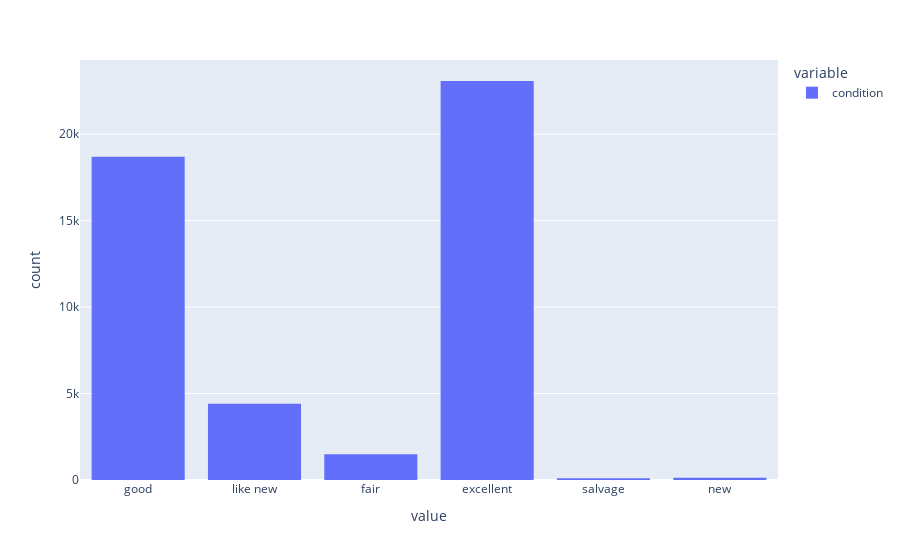

Here is the notebook cell this chart was saved with:
### Code cell
fig = px.histogram(car_data["condition"])
fig.show()

### Figure 1 — Plotly figure (JSON) as saved in the notebook; plotly's stock layout.template omitted (floating-point values rounded to 4 significant figures; data arrays with more than 128 entries replaced by an {"elided": "..."} marker saying what was removed)
{"data": [{"alignmentgroup": "True", "bingroup": "x", "hovertemplate": "variable=condition<br>value=%{x}<br>count=%{y}<extra></extra>", "legendgroup": "condition", "marker": {"color": "#636efa", "pattern": {"shape": ""}}, "name": "condition", "offsetgroup": "condition", "orientation": "v", "showlegend": true, "type": "histogram", "x": {"elided": "47906 str values"}, "xaxis": "x", "yaxis": "y"}], "layout": {"barmode": "relative", "legend": {"title": {"text": "variable"}, "tracegroupgap": 0}, "margin": {"t": 60}, "xaxis": {"anchor": "y", "domain": [0, 1], "title": {"text": "value"}}, "yaxis": {"anchor": "x", "domain": [0, 1], "title": {"text": "count"}}}}
